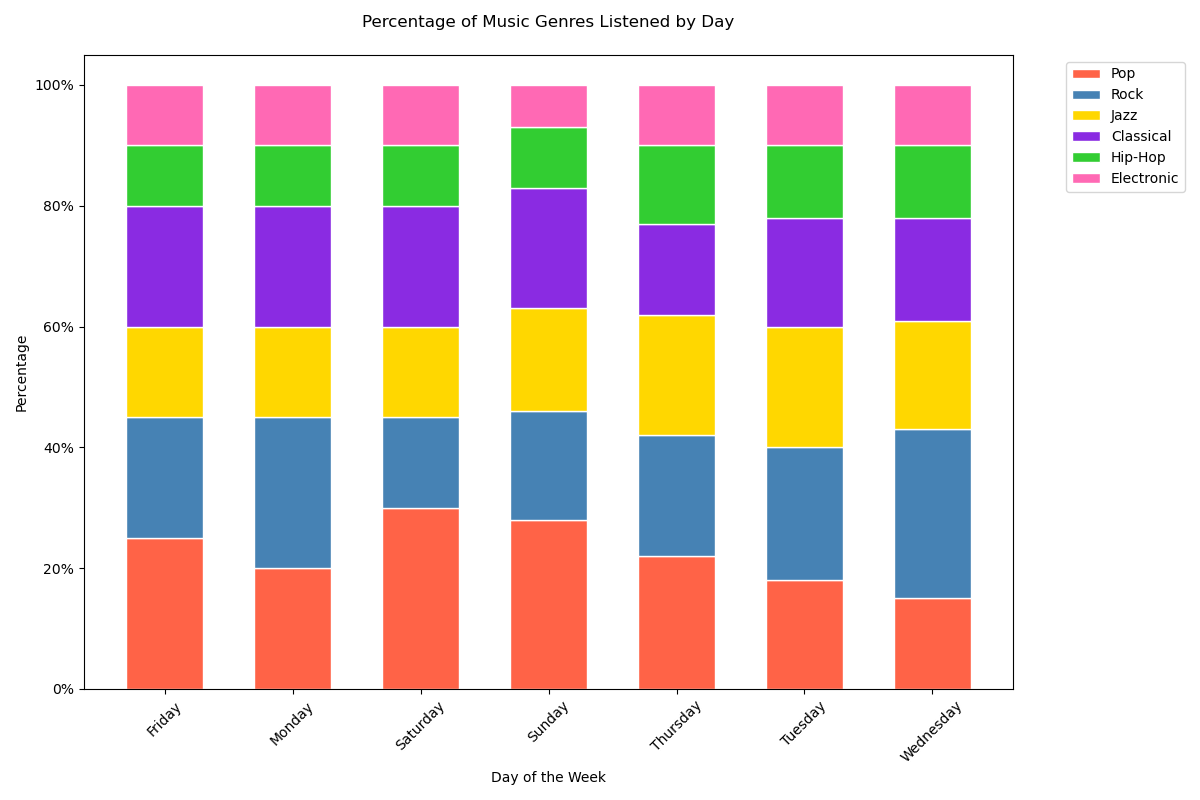

Python code for this plot:

import seaborn as sns
import matplotlib.pyplot as plt
import pandas as pd

# Define the data
data = [
    {'Day': 'Monday', 'Pop': '20%', 'Rock': '25%', 'Jazz': '15%', 'Classical': '20%', 'Hip-Hop': '10%', 'Electronic': '10%'},
    {'Day': 'Tuesday', 'Pop': '18%', 'Rock': '22%', 'Jazz': '20%', 'Classical': '18%', 'Hip-Hop': '12%', 'Electronic': '10%'},
    {'Day': 'Wednesday', 'Pop': '15%', 'Rock': '28%', 'Jazz': '18%', 'Classical': '17%', 'Hip-Hop': '12%', 'Electronic': '10%'},
    {'Day': 'Thursday', 'Pop': '22%', 'Rock': '20%', 'Jazz': '20%', 'Classical': '15%', 'Hip-Hop': '13%', 'Electronic': '10%'},
    {'Day': 'Friday', 'Pop': '25%', 'Rock': '20%', 'Jazz': '15%', 'Classical': '20%', 'Hip-Hop': '10%', 'Electronic': '10%'},
    {'Day': 'Saturday', 'Pop': '30%', 'Rock': '15%', 'Jazz': '15%', 'Classical': '20%', 'Hip-Hop': '10%', 'Electronic': '10%'},
    {'Day': 'Sunday', 'Pop': '28%', 'Rock': '18%', 'Jazz': '17%', 'Classical': '20%', 'Hip-Hop': '10%', 'Electronic': '7%'}
]

# Transform data into a pandas DataFrame
df = pd.DataFrame(data)

# Convert percentage strings to numerical values
for col in df.columns:
    if col != 'Day':
        df[col] = df[col].str.rstrip('%').astype('float') / 100

# Prepare data for 100% stacked bar chart
df.set_index('Day', inplace=True)
df.sort_index(inplace=True)

# Calculate cumulative sum for stacking
cumsum_df = df.cumsum(axis=1)

# Start plotting
fig, ax = plt.subplots(figsize=(12, 8))

# Plotting each layer of the stacked bar
colors = ['#FF6347', '#4682B4', '#FFD700', '#8A2BE2', '#32CD32', '#FF69B4']
width = 0.6  # Change the width of the bars
for i, col in enumerate(df.columns):
    ax.bar(df.index, df[col], bottom=cumsum_df[col] - df[col], color=colors[i], edgecolor='white', width=width)

# Customizing the plot
plt.xticks(rotation=45)
plt.yticks(ticks=[0, 0.2, 0.4, 0.6, 0.8, 1], labels=['0%', '20%', '40%', '60%', '80%', '100%'])
plt.xlabel('Day of the Week')
plt.ylabel('Percentage')
plt.title('Percentage of Music Genres Listened by Day', pad=20)
plt.legend(df.columns, bbox_to_anchor=(1.05, 1), loc='upper left')
plt.tight_layout()

# Show the plot
plt.show()
